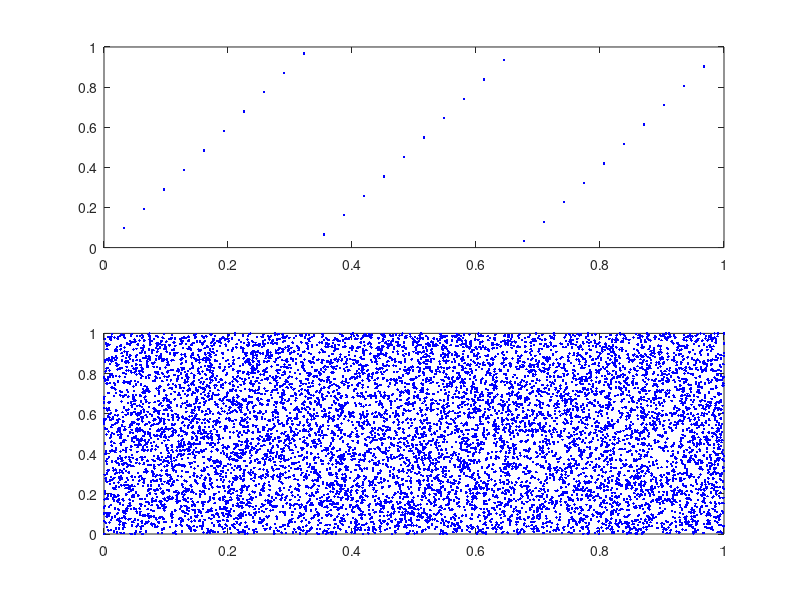

Write MATLAB code to recreate this figure.
%% GENERATORY PSEUDOLOSOWE
close all; clear; clc;

X = ones(11,10);
for a = 1:10
    for i=2:11
        X(i,a) = mod(a * X(i-1,a), 11);
    end
end
X;

%subplot(211); plot(X(1:10,2), X(2:11,2), '.r')
%subplot(212); plot(X(1:10,8), X(2:11,8), '.b')

Y = 15*ones(1, 10001);
for i=2:10001
    Y(i) = mod(3 * Y(i-1), 31);
end
Y = Y / 31;

Z = ones(1, 10001);
for i=2:10001
    Z(i) = mod(7^5 * Z(i-1), 2^31-1);
end
Z = Z / (2^31-1);

subplot(211); plot(Y(1:10000), Y(2:10001), '.b')
subplot(212); plot(Z(1:10000), Z(2:10001), '.b')

a_n = Y(10001)
b_n = Z(10001)

%% PI METODĄ MONTE CARLO
close all; clear; clc; 

%rng(42)
%inside = 0;
%subplot(221);
%for i=1:1000
    %x = rand();
    %y = rand();
    %if (x-1/2)^2 + (y-1/2)^2 <= 1/4
        %plot(x, y, '.g')
        %inside = inside + 1;
    %else
        %plot(x, y, '.b')
    %end
    %hold on
%end
%hold off
%pi1_000 = 4 * inside / 1000

%inside = 0;
%subplot(222);
%for i=1:10000
    %x = rand();
    %y = rand();
    %if (x-1/2)^2 + (y-1/2)^2 <= 1/4
        %plot(x, y, '.g')
        %inside = inside + 1;
    %else
        %plot(x, y, '.b')
    %end
    %hold on
%end
%hold off
%pi10_000 = 4 * inside / 10000

rng(42)
inside = 0;
%subplot(223);
for i=1:100000
    x = rand();
    y = rand();
    if (x-1/2)^2 + (y-1/2)^2 <= 1/4
        %plot(x, y, '.g')
        inside = inside + 1;
    %else
        %plot(x, y, '.b')
    end
    %hold on
end
%hold off
pi100_000 = 4 * inside / 100000

%inside = 0;
%subplot(224);
%for i=1:1000000
    %x = rand();
    %y = rand();
    %if (x-1/2)*(x-1/2) + (y-1/2)*(y-1/2) <= 1/4
        %plot(x, y, '.g')
        %inside = inside + 1;
    %else
        %plot(x, y, '.b')
    %end
    %hold on
%end
%hold off
%pi1_000_000 = 4 * inside / 1000000

%% CAŁKA METODĄ MONTE CARLO
close all; clear; clc; 
rng(42)
inside = 0;
for i=1:10000
    x = -2 + 4*rand();
    y = 4 * rand();
    if y <= 4 - x*x
        %plot(x, y, '.g')
        inside = inside + 1;
    %else
        %plot(x, y, '.b')
    end
    %hold on
end
%hold off
int10_000 = inside / 10000 * 4 * 4


